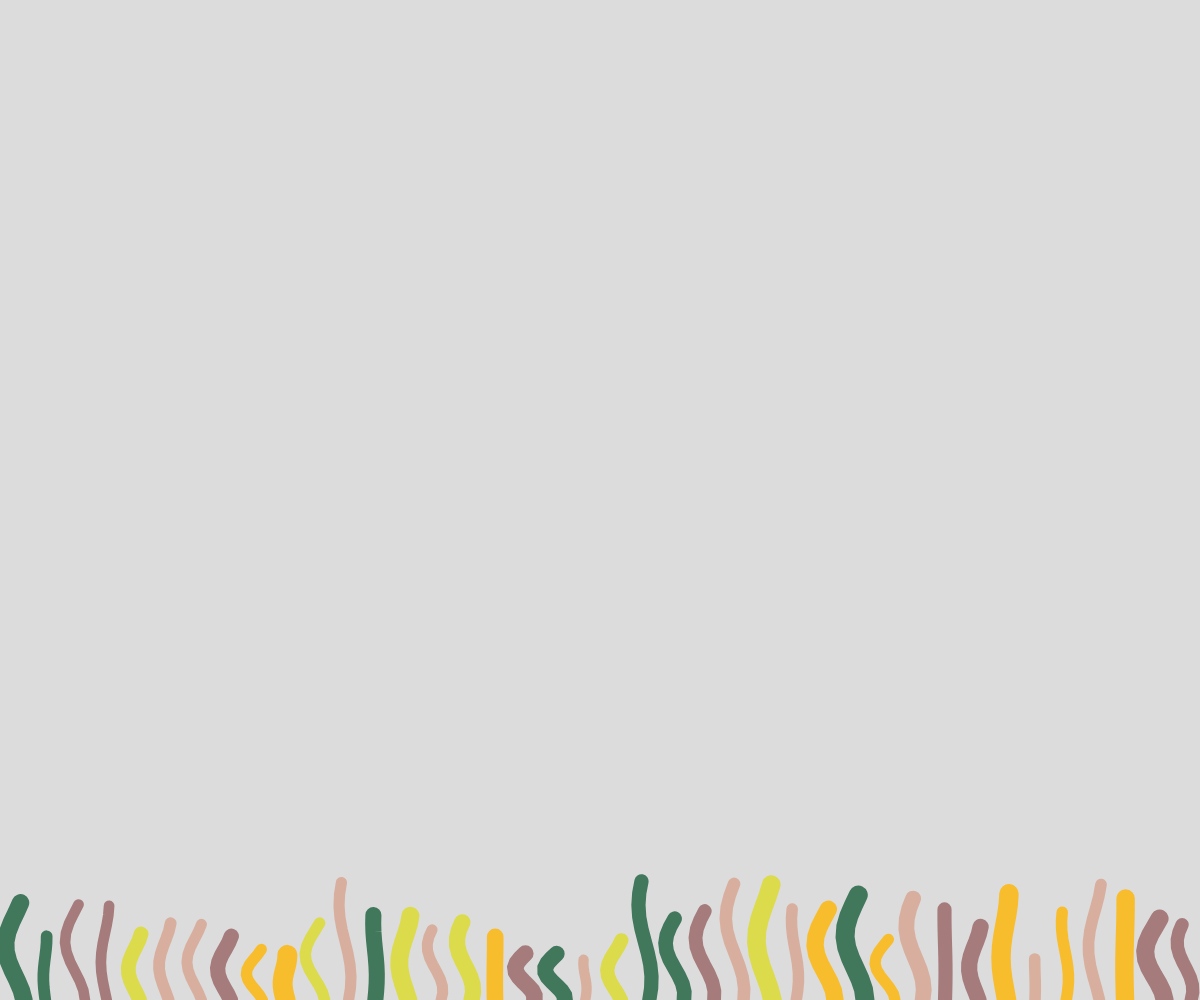
Frame 1 (no input)
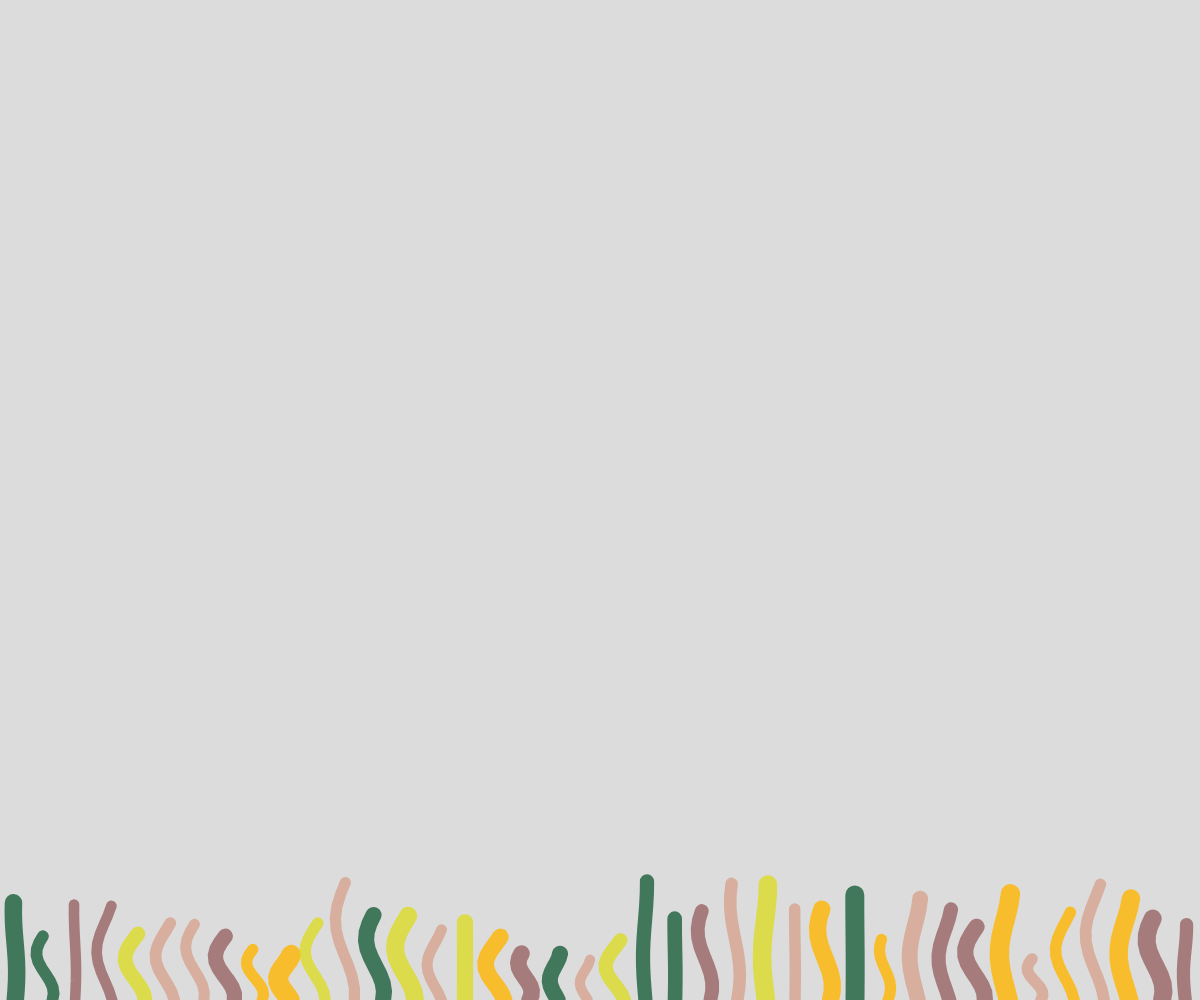
Frame 60 (no input)
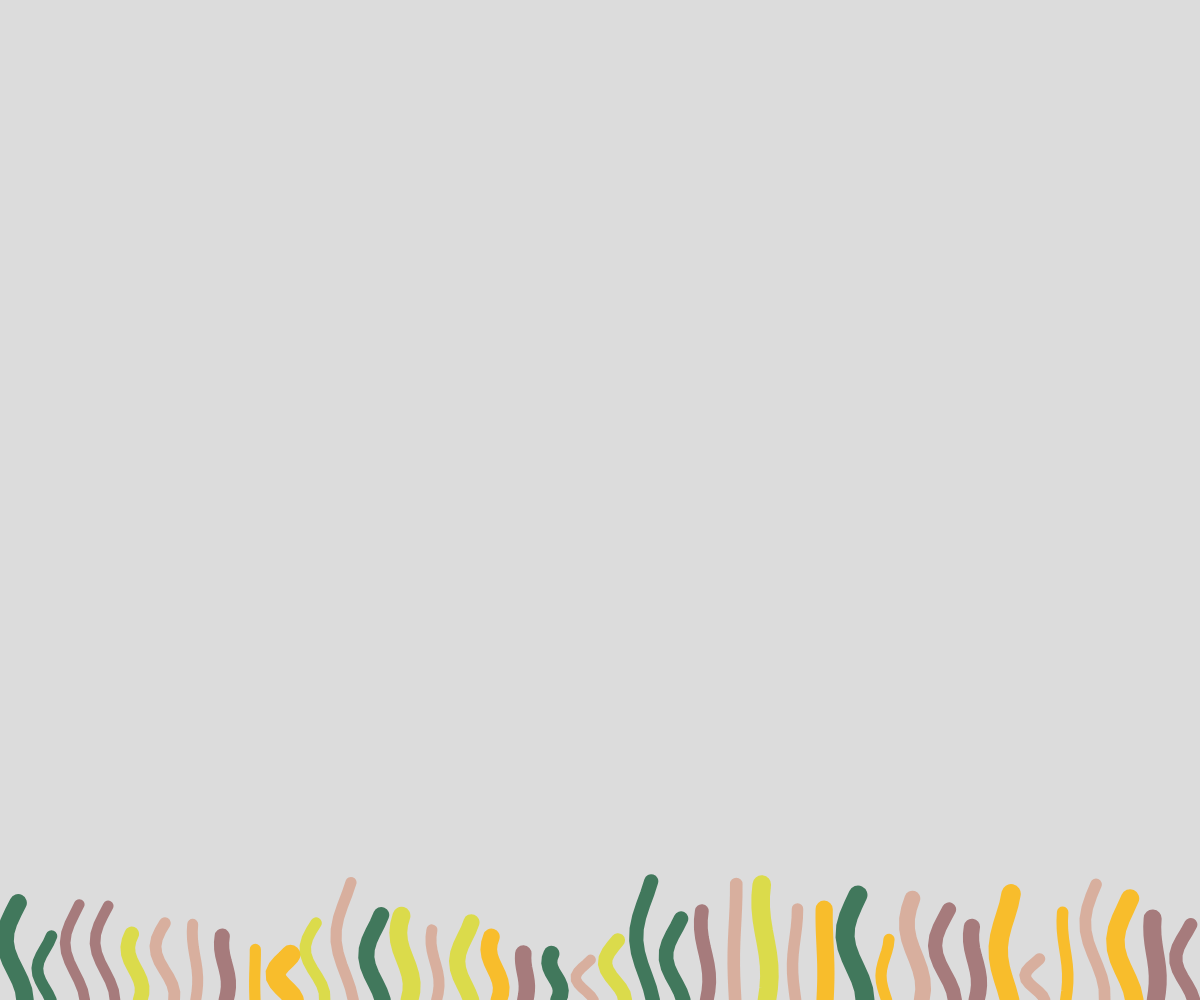
Frame 120 (the mouse pressed at the canvas centre since frame 60)

The p5.js sketch that drew these frames (run headless with seeded random() and noise() and a simulated clock; from frame 60 on, the mouse is pressed at the canvas centre):

// p5.js sketch
// ── sketch.js
let seaweeds = []; // 儲存多條水草的資料

function setup() {//初始值設定
  createCanvas(windowWidth, windowHeight);//畫布大小
  let spacing = width / 40; // 計算平均間距
  let colors = [
    color('rgba(219, 219, 39, 0.8)'), // 降低透明度
    color('rgba(27, 95, 61, 0.8)'), 
    color('rgba(216, 164, 143, 0.8)'), 
    color('rgba(153, 99, 101, 0.8)'), 
    color('rgba(255, 182, 0, 0.8)')
  ]; // 指定的顏色範圍

  for (let i = 0; i < 40; i++) {
    seaweeds.push({
      x: spacing * i + spacing / 2, // 平均分布的X座標
      height: random(40, 120), // 隨機高度
      color: random(colors), // 隨機選擇指定顏色
      thickness: random(10, 20), // 粗細範圍調整為10到20
      frequency: random(0.01, 0.05), // 隨機搖晃頻率
      angle: random(TWO_PI) // 隨機初始角度
    });
  }
}

function draw() {//畫圖
  background(220);//背景顏色
  for (let seaweed of seaweeds) {
    drawSeaweed(seaweed);
  }
}

//隨著視窗變化，改變整個寬與高
function windowResized() {
  resizeCanvas(windowWidth, windowHeight);
  for (let seaweed of seaweeds) {
    seaweed.x = constrain(seaweed.x, 0, width); // 確保水草的X座標在畫布範圍內
  }
}

function drawSeaweed(seaweed) {
  let sway = sin(seaweed.angle) * 10; // 減小搖晃幅度
  let y = height; // 水草從底部開始
  let x = seaweed.x; // 水草的X座標

  stroke(seaweed.color); // 使用水草的顏色
  strokeWeight(seaweed.thickness); // 使用水草的粗細
  noFill();

  beginShape();
  for (let i = 0; i <= 10; i++) { // 將水草分成10段
    vertex(x + sway * sin(seaweed.angle + i * 0.5), y); // 波浪效果
    y -= seaweed.height / 10; // 每段高度
  }
  endShape();

  seaweed.angle += seaweed.frequency; // 使用水草的搖晃頻率
}
